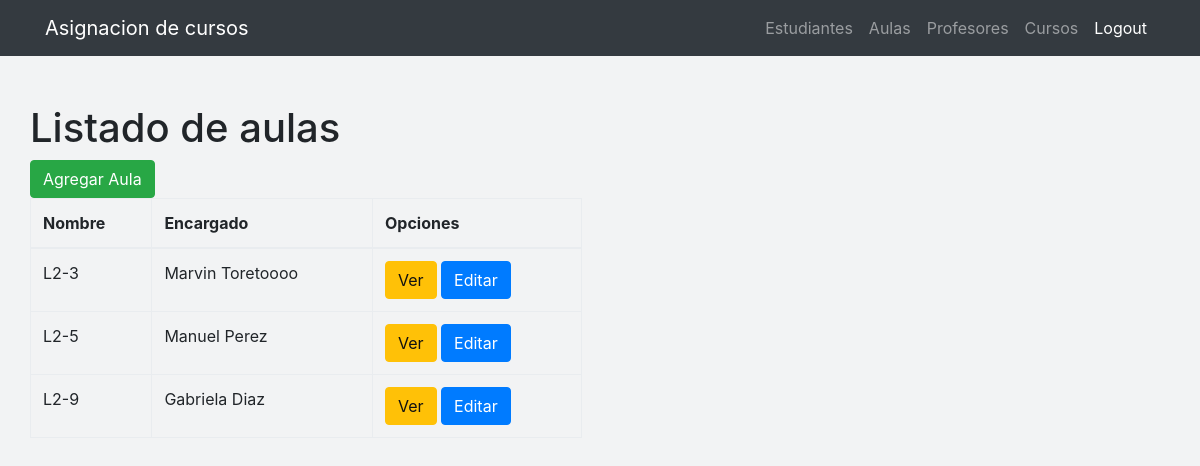
/aula/list/ (signed in), run on the app's committed database.
### estudiantes/models.py (models this page shows, shortened)
class Aula(models.Model):
    nombre = models.CharField(max_length=50)
    encargado = models.CharField(max_length=50)

### estudiantes/views.py (the view)
# urls.py: url(r'^aula/list/$', views.aula_list, name='aula_list'),
@login_required
def aula_list(request):
    aulas = Aula.objects.all()
    return render(request, 'estudiantes/aula_list.html', {'aulas': aulas})

### estudiantes/templates/estudiantes/aula_list.html (shortened to what this page needs)
{% extends 'estudiantes/base.html' %}
{% block content %}
<div class="portlet-body">
  <div class="portlet-title">
    <h1>Listado de aulas</h1>
  </div>
  <div class="row">
    <div class="col-md-6">
      <div class="btn-group">
        <a href="{% url 'aula_nuevo'%}">
          <button id="sample_editable_1_new" class="btn btn-success">
            Agregar Aula
          </button>
        </a>
      </div>
    </div>
<div class="col-md-12 col-sm-12 col-xs-12" >
  <div class="table-responsive">
    <table class="table table-bordered ">
      <thead>
        <tr role="row" class="">
          <th>Nombre</th>
          <th>Encargado</th>
          <th>Opciones</th>
        </tr>
      </thead>
      <tbody>
        {% for aula in aulas %}
        <tr>
            <td>{{ aula.nombre }}</td>
            <td>{{ aula.encargado }}</td>
            <td>
              <a href="{% url 'aula_ver' pk=aula.pk %}" class="btn btn-warning">Ver</a>
              <a href="{% url 'aula_editar' pk=aula.pk %}" class="btn btn-primary">Editar</a>
            </td>
        </tr>
        {% endfor %}
      </tbody>
    </table>
  </div>
</div>
</div>
</div>
{% endblock %}

### estudiantes/static/css/shop-item.css (style rules this page uses)
body { padding-top: 54px; }
@media (min-width: 992px) { body { padding-top: 56px; } }

### estudiantes/templates/estudiantes/base.html (style rules this page uses)
body { background-color: #F2F3F4; }

### data on the page
Aula: nombre "L2-3", encargado "Marvin Toretoooo"
Aula: nombre "L2-5", encargado "Manuel Perez"
Aula: nombre "L2-9", encargado "Gabriela Diaz"
